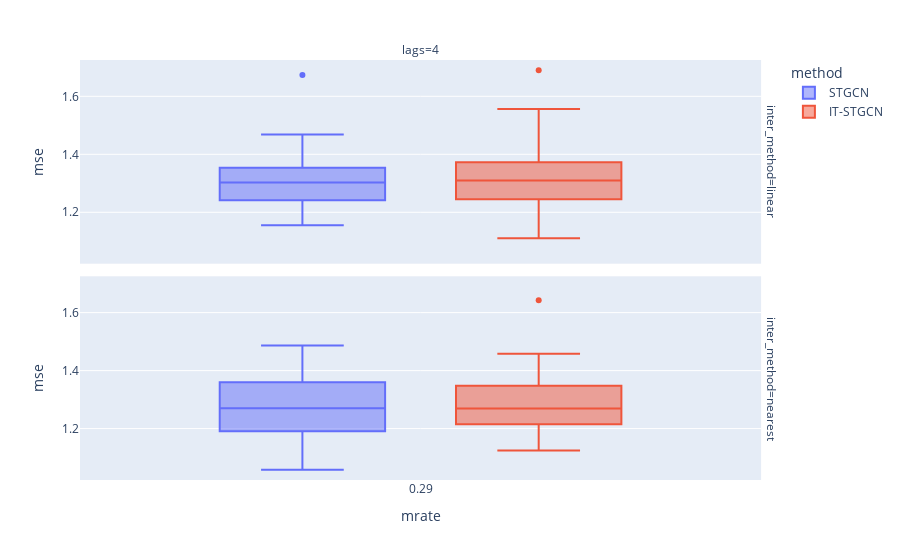

Here is the notebook cell this chart was saved with:
### Markdown cell above
## block

### Code cell
data.query("method!='GNAR' and mtype =='block' ").plot.box(backend='plotly',x='mrate',color='method',y='mse',facet_col='lags',facet_row='inter_method',height=600)

### Figure 1 — Plotly figure (JSON) as saved in the notebook; plotly's stock layout.template omitted (floating-point values rounded to 4 significant figures)
{"data": [{"alignmentgroup": "True", "hovertemplate": "method=STGCN<br>inter_method=linear<br>lags=4<br>mrate=%{x}<br>mse=%{y}<extra></extra>", "legendgroup": "STGCN", "marker": {"color": "#636efa"}, "name": "STGCN", "notched": false, "offsetgroup": "STGCN", "orientation": "v", "showlegend": true, "type": "box", "x": [0.2857, 0.2857, 0.2857, 0.2857, 0.2857, 0.2857, 0.2857, 0.2857, 0.2857, 0.2857, 0.2857, 0.2857, 0.2857, 0.2857, 0.2857, 0.2857, 0.2857, 0.2857, 0.2857, 0.2857, 0.2857, 0.2857, 0.2857, 0.2857, 0.2857, 0.2857, 0.2857, 0.2857, 0.2857, 0.2857], "x0": " ", "xaxis": "x2", "y": [1.276, 1.198, 1.204, 1.335, 1.196, 1.468, 1.323, 1.155, 1.434, 1.295, 1.354, 1.293, 1.305, 1.211, 1.273, 1.449, 1.299, 1.349, 1.241, 1.31, 1.249, 1.407, 1.322, 1.464, 1.674, 1.161, 1.241, 1.459, 1.339, 1.3], "y0": " ", "yaxis": "y2"}, {"alignmentgroup": "True", "hovertemplate": "method=STGCN<br>inter_method=nearest<br>lags=4<br>mrate=%{x}<br>mse=%{y}<extra></extra>", "legendgroup": "STGCN", "marker": {"color": "#636efa"}, "name": "STGCN", "notched": false, "offsetgroup": "STGCN", "orientation": "v", "showlegend": false, "type": "box", "x": [0.2857, 0.2857, 0.2857, 0.2857, 0.2857, 0.2857, 0.2857, 0.2857, 0.2857, 0.2857, 0.2857, 0.2857, 0.2857, 0.2857, 0.2857, 0.2857, 0.2857, 0.2857, 0.2857, 0.2857, 0.2857, 0.2857, 0.2857, 0.2857, 0.2857, 0.2857, 0.2857, 0.2857, 0.2857, 0.2857], "x0": " ", "xaxis": "x", "y": [1.291, 1.36, 1.206, 1.3, 1.184, 1.48, 1.245, 1.13, 1.12, 1.274, 1.158, 1.487, 1.272, 1.137, 1.445, 1.207, 1.421, 1.402, 1.102, 1.196, 1.335, 1.261, 1.374, 1.191, 1.3, 1.31, 1.211, 1.268, 1.058, 1.378], "y0": " ", "yaxis": "y"}, {"alignmentgroup": "True", "hovertemplate": "method=IT-STGCN<br>inter_method=linear<br>lags=4<br>mrate=%{x}<br>mse=%{y}<extra></extra>", "legendgroup": "IT-STGCN", "marker": {"color": "#EF553B"}, "name": "IT-STGCN", "notched": false, "offsetgroup": "IT-STGCN", "orientation": "v", "showlegend": true, "type": "box", "x": [0.2857, 0.2857, 0.2857, 0.2857, 0.2857, 0.2857, 0.2857, 0.2857, 0.2857, 0.2857, 0.2857, 0.2857, 0.2857, 0.2857, 0.2857, 0.2857, 0.2857, 0.2857, 0.2857, 0.2857, 0.2857, 0.2857, 0.2857, 0.2857, 0.2857, 0.2857, 0.2857, 0.2857, 0.2857, 0.2857], "x0": " ", "xaxis": "x2", "y": [1.254, 1.358, 1.131, 1.11, 1.24, 1.463, 1.314, 1.313, 1.251, 1.31, 1.248, 1.257, 1.285, 1.234, 1.308, 1.372, 1.539, 1.245, 1.215, 1.329, 1.281, 1.423, 1.447, 1.556, 1.207, 1.555, 1.364, 1.228, 1.69, 1.327], "y0": " ", "yaxis": "y2"}, {"alignmentgroup": "True", "hovertemplate": "method=IT-STGCN<br>inter_method=nearest<br>lags=4<br>mrate=%{x}<br>mse=%{y}<extra></extra>", "legendgroup": "IT-STGCN", "marker": {"color": "#EF553B"}, "name": "IT-STGCN", "notched": false, "offsetgroup": "IT-STGCN", "orientation": "v", "showlegend": false, "type": "box", "x": [0.2857, 0.2857, 0.2857, 0.2857, 0.2857, 0.2857, 0.2857, 0.2857, 0.2857, 0.2857, 0.2857, 0.2857, 0.2857, 0.2857, 0.2857, 0.2857, 0.2857, 0.2857, 0.2857, 0.2857, 0.2857, 0.2857, 0.2857, 0.2857, 0.2857, 0.2857, 0.2857, 0.2857, 0.2857, 0.2857], "x0": " ", "xaxis": "x", "y": [1.271, 1.125, 1.425, 1.267, 1.284, 1.643, 1.162, 1.391, 1.286, 1.243, 1.215, 1.315, 1.43, 1.151, 1.341, 1.458, 1.215, 1.454, 1.252, 1.291, 1.31, 1.243, 1.148, 1.198, 1.347, 1.168, 1.385, 1.223, 1.209, 1.217], "y0": " ", "yaxis": "y"}], "layout": {"annotations": [{"font": {}, "showarrow": false, "text": "lags=4", "x": 0.49, "xanchor": "center", "xref": "paper", "y": 1, "yanchor": "bottom", "yref": "paper"}, {"font": {}, "showarrow": false, "text": "inter_method=nearest", "textangle": 90, "x": 0.98, "xanchor": "left", "xref": "paper", "y": 0.2425, "yanchor": "middle", "yref": "paper"}, {"font": {}, "showarrow": false, "text": "inter_method=linear", "textangle": 90, "x": 0.98, "xanchor": "left", "xref": "paper", "y": 0.7575, "yanchor": "middle", "yref": "paper"}], "autosize": true, "boxmode": "group", "legend": {"title": {"text": "method"}, "tracegroupgap": 0}, "margin": {"t": 60}, "xaxis": {"anchor": "y", "autorange": true, "domain": [0, 0.98], "range": [-0.2184, 0.7898], "title": {"text": "mrate"}, "type": "linear"}, "xaxis2": {"anchor": "y2", "autorange": true, "domain": [0, 0.98], "matches": "x", "range": [-0.2184, 0.7898], "showticklabels": false, "type": "linear"}, "yaxis": {"anchor": "x", "autorange": true, "domain": [0, 0.485], "range": [1.023, 1.725], "title": {"text": "mse"}, "type": "linear"}, "yaxis2": {"anchor": "x2", "autorange": true, "domain": [0.515, 1], "matches": "y", "range": [1.023, 1.725], "title": {"text": "mse"}, "type": "linear"}}}
